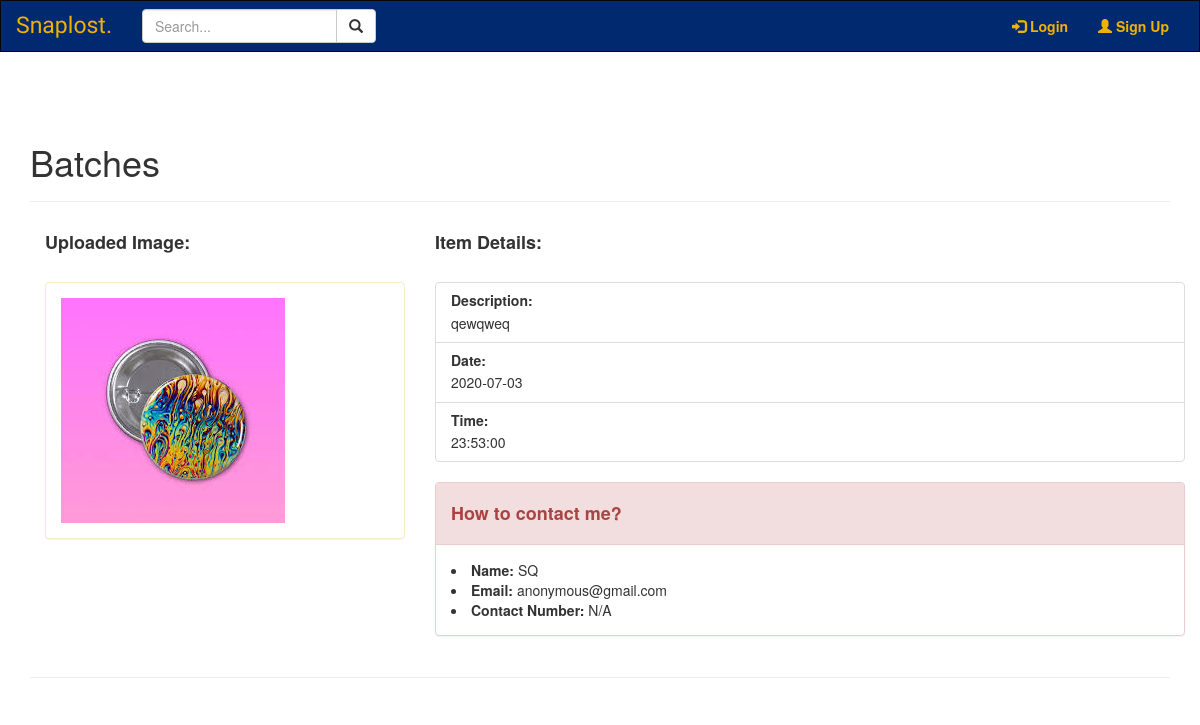
Page /8 on the committed database.
### models.py (models this page shows, shortened)
class SearchableMixin(object):
	@classmethod
	def reindex(cls):
		for obj in cls.query:
			add_to_index(cls.__tablename__, obj)

class Item(SearchableMixin, db.Model):
	__tablename__ = "item"
	__table_args__ = {'extend_existing': True}
	__searchable__ = ['item', 'description']
	id = db.Column(db.Integer, primary_key=True)
	category = db.Column(db.String(100), nullable=False)
	item = db.Column(db.String(100), nullable=False)
	description = db.Column(db.String(1000), nullable=False)
	occurdate = db.Column(db.Date)
	time = db.Column(db.Time)
	number = db.Column(db.String(100))
	photo = db.Column(db.String(100))
	user_id = db.Column(db.Integer, db.ForeignKey('user.id'))

class User(UserMixin, db.Model):
	__tablename__ = "user"
	__table_args__ = {'extend_existing': True}
	id = db.Column(db.Integer, primary_key=True)
	email = db.Column(db.String(100), unique=True)
	password = db.Column(db.String(100))
	name = db.Column(db.String(1000), unique=True)
	listing = db.relationship('Item', backref='lister', cascade='all, delete-orphan', lazy='dynamic')

### item.py (the view)
@item.route('/<int:listing_id>')
def listing(listing_id):
    listing = Item.query.filter_by(id=listing_id).first()
    return render_template('listing.html', listing=listing)

### forms.py
class SearchForm(FlaskForm):
    q = StringField('Search...', validators=[DataRequired()])
    def __init__(self, *args, **kwargs):
        if 'formdata' not in kwargs:
            kwargs['formdata'] = request.args
        if 'csrf_enabled' not in kwargs:
            kwargs['csrf_enabled'] = False
        super(SearchForm, self).__init__(*args, **kwargs)

### main.py (called while the page is built)
@main.before_app_request
def before_request():
	g.search_form = SearchForm()
	Item.reindex()

### search.py (called while the page is built)
def add_to_index(index, model):
	if not current_app.elasticsearch:
		return
	payload = {}
	for field in model.__searchable__:
		payload[field] = getattr(model, field) #equivalent to model.field
	current_app.elasticsearch.index(index=index, id=model.id, body=payload)

### templates/listing.html (shortened to what this page needs)
{% extends 'base.html' %}
{% block content %}
<div class='page-header'>
    <h1> {% block title %} {{ listing.item }} {% endblock %} </h1>
</div>
<div class='container'>
    <div class='row'>
        <div class='col-sm-4'>
            <h4><b> Uploaded Image: </b></h4>
            <br>
            <div class="panel panel-warning">
                <div class='panel-body'>
                    {% if listing.photo %}
                    <img src="{{ url_for('static', filename=listing.photo) }}" class='img-responsive' style="width:100% height:100%">
                    {% else %}
                    <img src="{{ url_for('static', filename='default.jpg') }}"  class="img-responsive" style="width:100%" alt="Image">
                    {% endif %}
                </div>
            </div>
        </div>
        <div class='col-sm-8'>
            <div class='row'>
                <div class='col-sm-12'>
                    <h4> <b> Item Details: </b> </h4>
                    <br>
                    <div class="list-group">
                        <div class="list-group-item">
                            <h5 class="list-group-item-heading"> <b> Description: </b> </h5>
                            <p class="list-group-item-text">{{ listing.description }}</p>
                        </div>
                        <div class="list-group-item">
                            <h5 class="list-group-item-heading"><b> Date: </b> </h5>
                            <p class="list-group-item-text"> {{ listing.occurdate }}</p>
                        </div>
                        <div class="list-group-item">
                            <h5 class="list-group-item-heading"><b> Time: </b> </h5>
                            <p class="list-group-item-text">{{ listing.time }}</p>
                        </div>
                    </div>
                </div>
            </div>
            <div class='row'>
                <div class='col-sm-12'>
                    <div class="panel panel-danger">
                        <div class="panel-heading"><h4><b> How to contact me? </b></h4></div>
                        <div class="panel-body">
                            <li> <b> Name: </b> {{ listing.lister.name }} </li>
                            <li> <b> Email: </b> {{ listing.lister.email }} </li>
                            <li> <b> Contact Number: </b>
                                {% if listing.number %}
                                    {{ listing.number }}
                                {% else %}
                                    N/A
                                {% endif %}
                            </li>
                        </div>
                    </div>
                </div>
            </div>
            <div class='row'>
                <div class='col-sm-11'>
                </div>
                <div class='col-sm-1'>
                </div>
            </div>
        </div>
    </div>
</div>
<hr>
{% endblock %}

### rows in the picture
Item: item "Batches", photo (picture), description "qewqweq", occurdate "2020-07-03", time "23:53:00"
User: lister.name "SQ", lister.email "anonymous@gmail.com"
